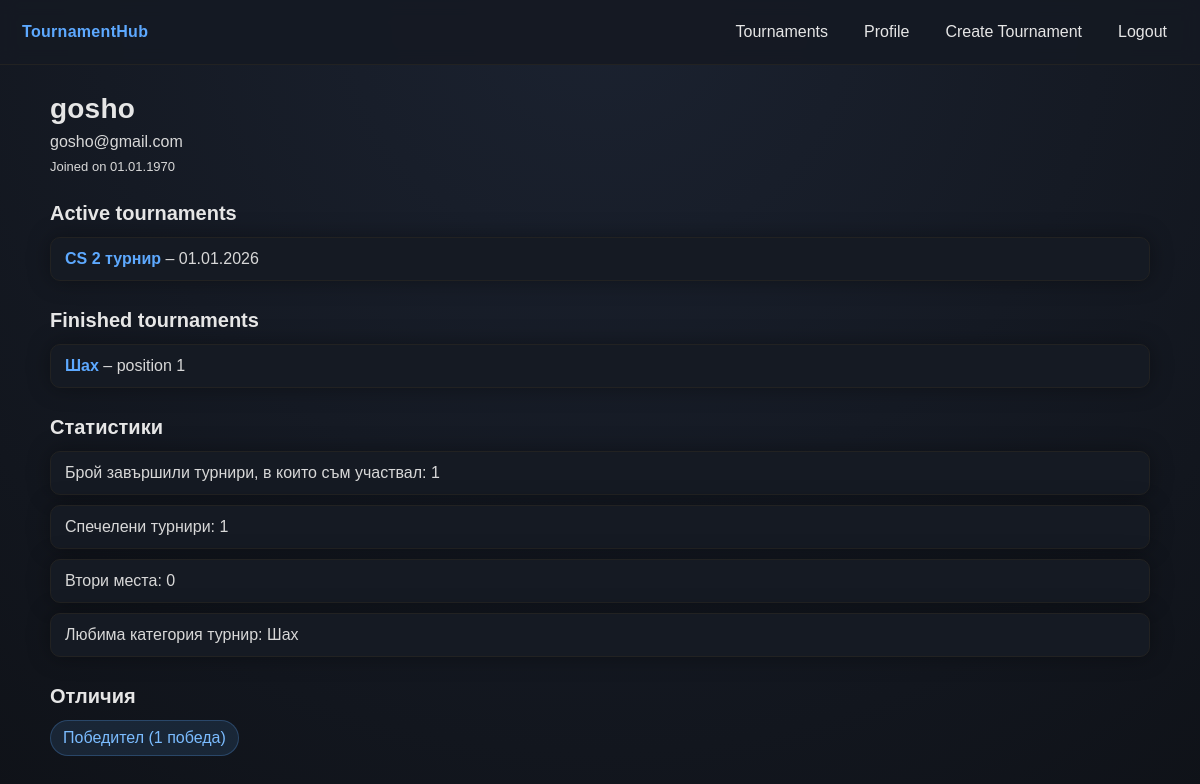
The page /user.php (signed in) on the database its author committed.
### tables this page shows
CREATE TABLE User (
    id INT UNSIGNED AUTO_INCREMENT PRIMARY KEY,
    username VARCHAR(63) NOT NULL UNIQUE,
    email VARCHAR(255) NOT NULL UNIQUE,
    password_hash VARCHAR(255) NOT NULL,
    description VARCHAR(255),
    created_at TIMESTAMP DEFAULT CURRENT_TIMESTAMP
);

CREATE TABLE Tournament (
    id INT UNSIGNED AUTO_INCREMENT PRIMARY KEY,
    name VARCHAR(63) NOT NULL,
    description VARCHAR(255),
    category VARCHAR(63),
    start_datetime DATETIME NOT NULL,
    end_datetime DATETIME NOT NULL,
    status ENUM('upcoming', 'ongoing', 'finished') NOT NULL DEFAULT 'upcoming',
    capacity INT UNSIGNED NOT NULL,
    spots_taken INT UNSIGNED NOT NULL DEFAULT 0, 
    is_team_based BOOLEAN NOT NULL,
    creator_user_id INT UNSIGNED NOT NULL,
    CONSTRAINT fk_tournament_creator
        FOREIGN KEY (creator_user_id)
        REFERENCES User(id)
        ON DELETE CASCADE
        ON UPDATE CASCADE 
);

CREATE TABLE Participates (
    user_id INT UNSIGNED NOT NULL,
    tournament_id INT UNSIGNED NOT NULL,
    team_name VARCHAR(63) NOT NULL,
    result_position INT UNSIGNED DEFAULT NULL,
    joined_at TIMESTAMP DEFAULT CURRENT_TIMESTAMP,
    PRIMARY KEY(user_id, tournament_id),
    CONSTRAINT fk_tournament_id
        FOREIGN KEY (tournament_id)
        REFERENCES Tournament(id)
        ON DELETE CASCADE
        ON UPDATE CASCADE,
    CONSTRAINT fk_user_id
        FOREIGN KEY (user_id)
        REFERENCES User(id)
        ON DELETE CASCADE
        ON UPDATE CASCADE     
);

### user.php (the view, shortened to what this page needs)
<?php
require "db.php";
$userId = $_SESSION['user_id'] ?? null;
$stmt = mysqli_prepare(
    $conn,
    "SELECT username, email, description, created_at
     FROM User
     WHERE id = ?"
);
mysqli_stmt_bind_param($stmt, "i", $userId);
mysqli_stmt_execute($stmt);
$result = mysqli_stmt_get_result($stmt);
$user = mysqli_fetch_assoc($result);
$stmt = mysqli_prepare(
    $conn,
    "SELECT t.id, t.name, t.start_datetime
     FROM Tournament t
     JOIN Participates p ON p.tournament_id = t.id
     WHERE p.user_id = ?
       AND t.status != 'finished'"
);
mysqli_stmt_bind_param($stmt, "i", $userId);
mysqli_stmt_execute($stmt);
$result = mysqli_stmt_get_result($stmt);
$activeTournaments = [];
while ($row = mysqli_fetch_assoc($result)) {
    $activeTournaments[] = $row;
}
$stmt = mysqli_prepare(
    $conn,
    "SELECT t.id, t.name, t.category, p.result_position
     FROM Tournament t
     JOIN Participates p ON p.tournament_id = t.id
     WHERE p.user_id = ?
       AND t.status = 'finished'"
);
mysqli_stmt_bind_param($stmt, "i", $userId);
mysqli_stmt_execute($stmt);
$result = mysqli_stmt_get_result($stmt);
$finishedTournaments = [];
while ($row = mysqli_fetch_assoc($result)) {
    $finishedTournaments[] = $row;
}
?>
<!DOCTYPE html>
<html lang="bg">
<head>
    <link rel="stylesheet" href="style.css">
</head>
<body>
<header class="navbar">
    <div class="logo"><a href="home.php">TournamentHub</a></div>
    <nav>
        <a href="home.php">Tournaments</a>
        <a href="user.php">Profile</a>
        <a href="create_tournament.php">Create Tournament</a>
        <a href="handlers/logout_handler.php">Logout</a>
    </nav>
</header>
<main class="container">
    <h1><?= htmlspecialchars($user['username']) ?></h1>
    <p><?= htmlspecialchars($user['email']) ?></p>
    <p class="meta">Joined on <?= date("d.m.Y", strtotime($user['created_at'])) ?></p>
    <h2>Active tournaments</h2>
    <?php if (empty($activeTournaments)): ?>
        <p>No active tournaments.</p>
    <?php else: ?>
        <ul>
            <?php foreach ($activeTournaments as $t): ?>
                <li>
                    <a href="tournament.php?id=<?= (int)$t['id'] ?>">
                        <?= htmlspecialchars($t['name']) ?>
                    </a>
                    – <?= date("d.m.Y", strtotime($t['start_datetime'])) ?>
                </li>
            <?php endforeach; ?>
        </ul>
    <?php endif; ?>
    <h2>Finished tournaments</h2>
    <?php if (empty($finishedTournaments)): ?>
        <p>No finished tournaments.</p>
    <?php else: ?>
        <ul>
            <?php foreach ($finishedTournaments as $t): ?>
                <li>
                    <a href="tournament.php?id=<?= (int)$t['id'] ?>">
                        <?= htmlspecialchars($t['name']) ?>
                    </a>
                    – position <?= htmlspecialchars((string)$t['result_position']) ?>
                </li>
            <?php endforeach; ?>
        </ul>
    <?php endif; ?>
    <?php
    $stats = [
        'participated' => count($finishedTournaments),
        'wins' => 0,
        'runner_ups' => 0,
        'position_7' => 0.
    ];
    foreach ($finishedTournaments as $t) {
        if ($t['result_position'] == 1) {
            $stats['wins']++;
        } elseif ($t['result_position'] == 2) {
            $stats['runner_ups']++;
        } elseif ($t['result_position'] == 7) {
            $stats['position_7']++;
        }
    }
   $badges = [];
    switch (true) {
        case $stats['wins'] >= 1:
            $badges[] = 'Победител (1 победа)';
            break;
    }
    $categoryCount = [];
    foreach ($finishedTournaments as $t) {
        $cat = $t['category'] ?? 'Няма категория';
        if (!isset($categoryCount[$cat])) {
            $categoryCount[$cat] = 0;
        }
        $categoryCount[$cat]++;
    }
    $favoriteCategory = null;
    if (!empty($categoryCount)) {
        arsort($categoryCount);
        $favoriteCategory = array_key_first($categoryCount);
    }
    ?>
    <h2>Статистики</h2>
    <ul>
        <li>Брой завършили турнири, в които съм участвал: <?= $stats['participated'] ?></li>
        <li>Спечелени турнири: <?= $stats['wins'] ?></li>
        <li>Втори места: <?= $stats['runner_ups'] ?></li>
        <li>Любима категория турнир: <?= htmlspecialchars($favoriteCategory ?? 'Няма') ?></li>
    </ul>
    <h2>Отличия</h2>
    <?php if (empty($badges)): ?>
        <p>Все още няма отличия.</p>
    <?php else: ?>
        <ul class="badges">
            <?php foreach ($badges as $badge): ?>
                <li><?= htmlspecialchars($badge) ?></li>
            <?php endforeach; ?>
        </ul>
    <?php endif; ?>
</main>
</body>
</html>

### style.css (style rules this page uses)
:root { --bg1:#1b2230; --bg2:#0f1218; --text:#e6e6e6; --muted:#aaa; --card:#151a23; --border:#222; --primary:#5da9ff; --primaryHover:#7bbcff; --shadow: 0 0 40px rgba(0,0,0,.55); }
* { box-sizing:border-box; font-family: Arial, sans-serif; }
body { margin:0; min-height:100vh; background: radial-gradient(circle at top, var(--bg1), var(--bg2)); color:var(--text); }
a { color:var(--primary); text-decoration:none; }
.navbar { position: sticky; top: 0; z-index: 10; display:flex; align-items:center; justify-content:space-between; padding: 14px 22px; background: rgba(21,26,35,.92); border-bottom: 1px solid var(--border); backdrop-filter: blur(8px); }
.navbar .logo { font-weight: 800; letter-spacing: .3px; color: var(--primary); user-select:none; }
.logo > a { text-decoration: none; }
.navbar nav { display:flex; align-items:center; gap:14px; }
.navbar nav a { color: var(--text); text-decoration:none; padding: 8px 10px; border-radius: 8px; border: 1px solid transparent; }
.container { width: min(1100px, calc(100% - 40px)); margin: 0 auto; padding: 28px 0 46px; }
.container h1 { margin: 0 0 6px; font-size: 28px; letter-spacing: .2px; }
.container h2 { margin: 28px 0 12px; font-size: 20px; font-weight: 700; }
.container p { color: #d8d8d8; margin: 8px 0; }
.meta { color: var(--muted); font-size: 13px; }
ul { padding-left: 0; list-style: none; margin: 10px 0 0; }
ul li { background: var(--card); border: 1px solid var(--border); border-radius: 10px; padding: 12px 14px; margin-bottom: 10px; box-shadow: 0 0 22px rgba(0,0,0,.35); color: #d8d8d8; }
ul li a { font-weight: 800; text-decoration:none; }
.badges { display:flex; flex-wrap:wrap; gap: 10px; margin-top: 10px; }
.badges li { margin:0; padding: 8px 12px; border-radius: 999px; background: rgba(93,169,255,.12); border: 1px solid rgba(93,169,255,.25); color: var(--primaryHover); box-shadow: none; }

### rows shown on the page
user: username "gosho", email "gosho@gmail.com", created_at "01.01.1970"
tournament: name "CS 2 турнир", start_datetime "01.01.2026"
participates: tournament.name "Шах", result_position "1"

### other values the page prints
$stats['participated'] "1"
$stats['wins'] "1"
$stats['runner_ups'] "0"
$favoriteCategory "Шах"
$badge "Победител (1 победа)"
